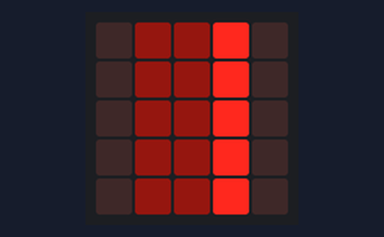
Bench run of a program on a simulated BBC micro:bit (MakeCode). Parts: the board's 5×5 LED display.

Above: at 0.06 s.
At 0.66 s:
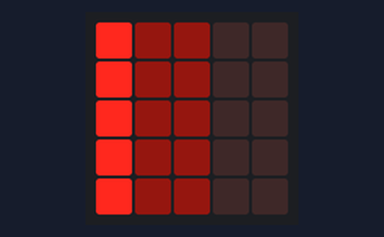
At 1.14 s:
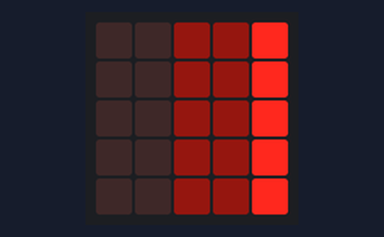
At 1.62 s:
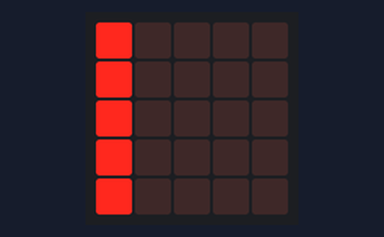
At 2.22 s:
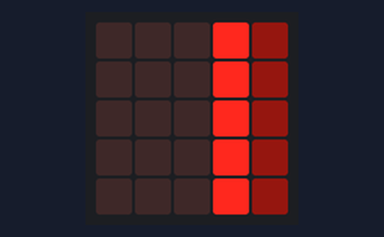

The program:

main.ts
```typescript
let Y = 0
let dx3 = 0
let dx2 = 0
let dx = 0
let x = 2
dx += 1
let x2 = 1
dx2 += 1
let x3 = 0
dx3 += 1
basic.forever(function () {
    basic.clearScreen()
    Y = 0
    if (x >= 4) {
        dx = -1
    } else if (x <= 0) {
        dx = 1
    }
    if (x2 >= 4) {
        dx2 = -1
    } else if (x <= 0) {
        dx2 = 1
    }
    if (x3 >= 4) {
        dx3 = -1
    } else if (x <= 0) {
        dx3 = 1
    }
    x += dx
    x2 += dx2
    x3 += dx3
    for (let index = 0; index < 5; index++) {
        led.plotBrightness(x3, Y, 20)
        led.plotBrightness(x2, Y, 20)
        led.plot(x, Y)
        Y += 1
    }
    basic.pause(100)
})
```

test.ts
```typescript
// 在這裡測試；當此封包作為擴充功能時，將不會編譯此內容。
```

Measured:
- by itself, everything shown: repeats every 1.9 s, in 16 steps
